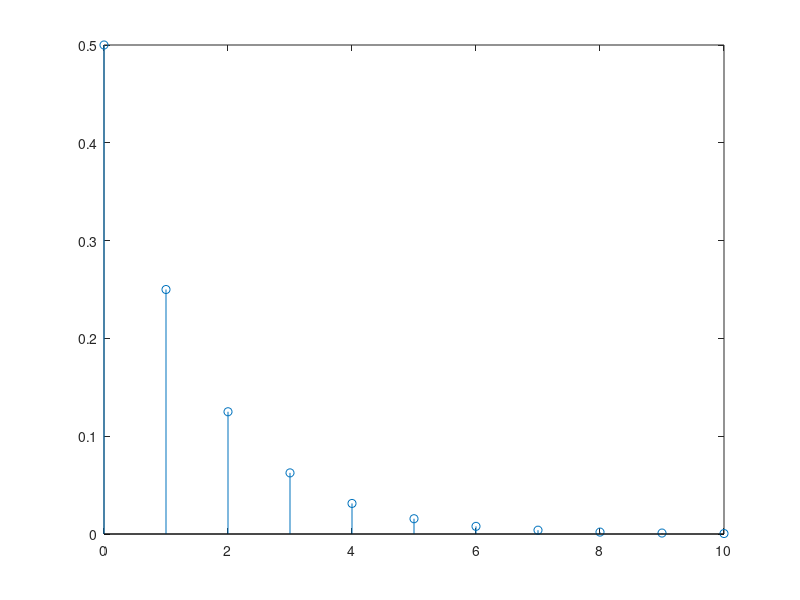

Here is the MATLAB script that generated this plot:
a = [1, -3/10, -1/10];
b = 2;
inc = [1, 2];

n = 0:10;

z = filtic(b, a, inc);
y_0 = filter(b, a, zeros(size(n)), z);

stem(n, y_0);
